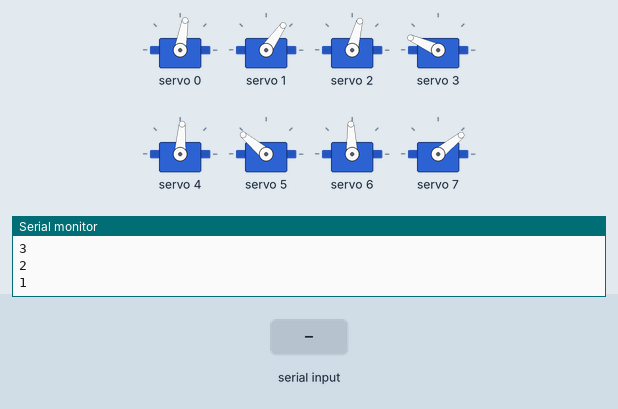
A sketch run on a simulated ESP32. Parts: 8 × servo, the last lines printed to the serial monitor. Inputs (shaded band) come from the test bench.

Above: at 12.2 s.
12.3 s: "2" received over Serial
At 13.3 s:
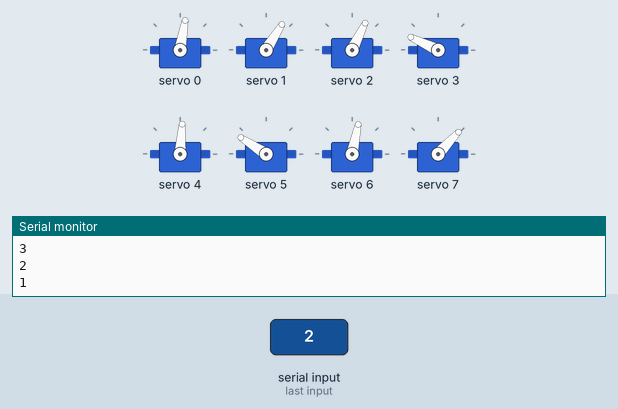
At 13.72 s:
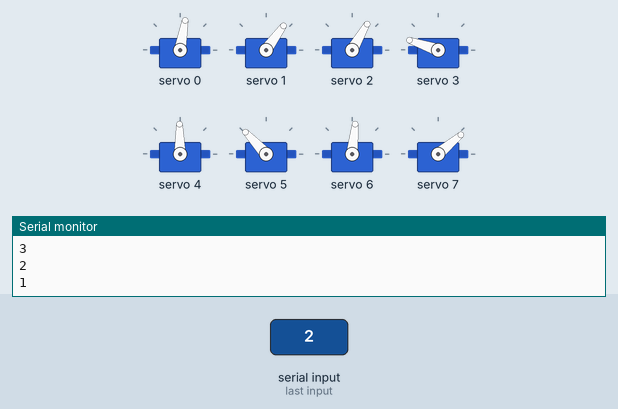
15.3 s: "1" received over Serial
18.3 s: "0" received over Serial
At 19.4 s:
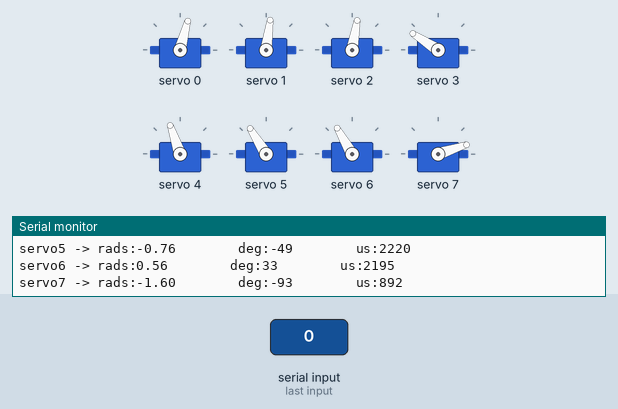
Timing chart, 0 to 21.3 s (numbered marks = the images above; inputs shaded):
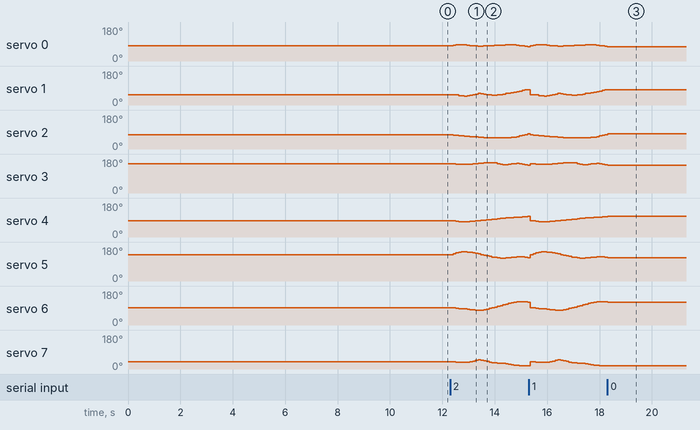

The sketch:

2D_SS_lift_cost_10.ino
```cpp
// HOW TO:
// ------------------------------
// Serial input = 2 -> Steps through gait sequence once and stops at the end.
// Serial input = 1 -> Steps through gait sequence in a loop.
// Serial input = 0 -> Stops infinite loop at the node where it is at that moment

//Gait template
#include <Wire.h>
#include <Adafruit_PWMServoDriver.h>

Adafruit_PWMServoDriver pca9685 = Adafruit_PWMServoDriver();

#define SERVO_FREQ 300
#define SER0 0 //Hip 1
#define SER1 1 //Knee 1
#define SER2 2 //Hip 2
#define SER3 3 //Knee 2
#define SER4 4 //Hip 3
#define SER5 5 //Knee 3
#define SER6 6 //Hip 4
#define SER7 7 //Knee 4

// normal travel = 16.5 cm over 3 gaits
// left right swopped travel = 17cm over 3 gaits, 11 deg turn to left
// front back swopped travel =

// Insert servo angles here:
// For 3D gaits, these angles are obtained from linearisation.py
// For 2D gaits, these angles are obtained from 2D_trajectory_reader.py
float SS_servo0[] = {0.32277883, 0.2755763 , 0.21692904, 0.18634526, 0.18239162, 0.20756325, 0.25200672, 0.28786171, 0.31481241, 0.33629525, 0.35995506, 0.35657659, 0.34629368, 0.33808414, 0.31992628, 0.29642505, 0.27539715, 0.2576394 , 0.24181438, 0.23218506, 0.22213229, 0.203858  , 0.19829118, 0.21062881, 0.24360154, 0.28600253, 0.34012088, 0.39975041, 0.45965036, 0.51273783, 0.55935756, 0.60556751, 0.64915724, 0.68580263, 0.6989178 , 0.67701471, 0.6273424 , 0.55795745, 0.48158105, 0.41141905, 0.34613517};
float SS_servo1[] = {0.76923259, 0.7812891 , 0.83416281, 0.89739416, 0.9743512 , 1.00507156, 0.9323621 , 0.85669361, 0.78410595, 0.71428378, 0.64777226, 0.68557029, 0.75517144, 0.8076408 , 0.85265947, 0.87834606, 0.86902344, 0.83293202, 0.77895394, 0.70312619, 0.63378424, 0.58601181, 0.52845294, 0.47196567, 0.3963957 , 0.32508538, 0.24973743, 0.18436076, 0.13853291, 0.12135785, 0.13373309, 0.17075936, 0.23285175, 0.32070223, 0.42826746, 0.55222694, 0.66726093, 0.75589697, 0.80691159, 0.80839333, 0.77619278};
float SS_servo2[] = {-0.46448441, -0.49785806, -0.54378389, -0.58381651, -0.61667367, -0.64111882, -0.66153917, -0.68153877, -0.7043023 , -0.73009523, -0.76085356, -0.78605905, -0.80539082, -0.81747301, -0.82630791, -0.83210782, -0.83248166, -0.82834042, -0.8224335 , -0.80943071, -0.80890368, -0.8140316 , -0.79841238, -0.75414747, -0.68339209, -0.60144404, -0.52019161, -0.44150452, -0.36415145, -0.28673822, -0.21213502, -0.1493313 , -0.1037936 , -0.07446475, -0.09917619, -0.15730985, -0.21983582, -0.28453541, -0.34438494, -0.39804607, -0.44870547};
float SS_servo3[] = {1.48043628, 1.43603931, 1.38628453, 1.36052696, 1.36029145, 1.37577652, 1.38798447, 1.40251973, 1.42397943, 1.45161026, 1.49494115, 1.53403769, 1.57011045, 1.59394954, 1.5998385 , 1.58283185, 1.53794091, 1.47310588, 1.39540362, 1.3119367 , 1.3014415 , 1.35952766, 1.42325723, 1.48073306, 1.49804057, 1.46425489, 1.40085976, 1.3240152 , 1.25076918, 1.17964974, 1.13389279, 1.15627441, 1.22671838, 1.31578358, 1.43890179, 1.55291223, 1.62383605, 1.65160239, 1.63534942, 1.58355594, 1.5092895 };
float SS_servo4[] = { 0.19176424,  0.22569296,  0.2638546 ,  0.31350475,  0.34477078,  0.32491914,  0.30082353,  0.27359443,  0.24233721,  0.20656703,  0.17020304,  0.13892303,  0.11014601,  0.0813829 ,  0.04865212,  0.01121966, -0.02985608, -0.07392048, -0.11718396, -0.15587106, -0.18797584, -0.21480769, -0.23392911, -0.24671274, -0.257386  , -0.27429088, -0.29768444, -0.32992174, -0.37165507, -0.42450305, -0.45628059, -0.445854  , -0.41001714, -0.35162707, -0.28057801, -0.20848596, -0.13498973, -0.06227273,  0.01074136,  0.08861124,  0.16707284};
float SS_servo5[] = {-1.28640792, -1.38057729, -1.49031529, -1.58326739, -1.63035587, -1.6194653 , -1.59656453, -1.55777034, -1.50403576, -1.43575696, -1.3564148 , -1.28053244, -1.1981353 , -1.11290498, -1.0329027 , -0.96373762, -0.9094511 , -0.86425092, -0.83649683, -0.83090155, -0.84376028, -0.87553545, -0.9204127 , -0.9605359 , -0.99371018, -1.00431747, -0.98967257, -0.94443273, -0.86817861, -0.76184069, -0.71948889, -0.77817671, -0.83831516, -0.89393502, -0.94960391, -1.015024  , -1.09161448, -1.16416046, -1.20239797, -1.22672765, -1.26239028};
float SS_servo6[] = { 0.01581706, -0.02290972, -0.08104999, -0.12969664, -0.15144486, -0.14555477, -0.1687826 , -0.19987432, -0.23709918, -0.28234505, -0.30534394, -0.28202017, -0.23087608, -0.15779765, -0.07879161, -0.00213657,  0.0717757 ,  0.14651302,  0.22470215,  0.30437761,  0.38255007,  0.45909986,  0.52984321,  0.60008781,  0.64541227,  0.64347162,  0.6300267 ,  0.61162562,  0.58800154,  0.55871707,  0.5283528 ,  0.50185164,  0.47189844,  0.43652471,  0.39019046,  0.33419119,  0.27281294,  0.21124419,  0.14928336,  0.09299536,  0.03601035};
float SS_servo7[] = {-1.13056816, -1.16615514, -1.19492867, -1.21054932, -1.22165875, -1.22397958, -1.18880855, -1.12915192, -1.04811035, -0.9440226 , -0.90429646, -0.96969597, -1.03895622, -1.10725385, -1.1788936 , -1.25190416, -1.30613584, -1.32536363, -1.32979297, -1.33340503, -1.34785714, -1.41625277, -1.49650421, -1.5594309 , -1.60460742, -1.63628294, -1.64860348, -1.64772446, -1.63271299, -1.60436054, -1.56636606, -1.52044854, -1.44985958, -1.35711515, -1.25513848, -1.16508729, -1.09656405, -1.06047973, -1.04514416, -1.06714987, -1.11417552};

int node=0;
int first=0;
int input=0;
int end_time=0;
int time_step=100000;
int steps = sizeof(SS_servo0)/sizeof(SS_servo0[0]);
int one_print = 0;

// -------------------Joint configurations-------------------
int servo0=0;
int servo0_deg=0;
int servo1=0;
int servo1_deg=0;
int servo2=0;
int servo2_deg=0;
int servo3=0;
int servo3_deg=0;
int servo4=0;
int servo4_deg=0;
int servo5=0;
int servo5_deg=0;
int servo6=0;
int servo6_deg=0;
int servo7=0;
int servo7_deg=0;

void setup() {
  Serial.begin(115200);
  pca9685.begin();

  pca9685.setOscillatorFrequency(27000000); //Value between 24MHz and 27MHz, tuned for this setup
  pca9685.setPWMFreq(SERVO_FREQ);
  delay (1000);

  servo0_deg=SS_servo0[0]/3.14159265*180;
        servo0=map(servo0_deg,-38,90,2200,1030);
        servo1_deg=SS_servo1[0]/3.14159265*180;
        servo1=map(servo1_deg,-90,90,2600,950);
        servo2_deg=SS_servo2[0]/3.14159265*180;
        servo2=map(servo2_deg,-38,90,1510,2730);
        servo3_deg=SS_servo3[0]/3.14159265*180;
        servo3=map(servo3_deg,-90,90,1100,2700);
        servo4_deg=SS_servo4[0]/3.14159265*180;
        servo4=map(servo4_deg,-90,38,2700,1500);
        servo5_deg=SS_servo5[0]/3.14159265*180;
        servo5=map(servo5_deg,-90,90,2600,930);
        servo6_deg=SS_servo6[0]/3.14159265*180;
        servo6=map(servo6_deg,-90,38,850,2250);
        servo7_deg=SS_servo7[0]/3.14159265*180;
        servo7=map(servo7_deg,-90,90,920,2620);

        pca9685.setPWM(SER0,0,servo0);
        pca9685.setPWM(SER1,0,servo1);
        pca9685.setPWM(SER2,0,servo2);
        pca9685.setPWM(SER3,0,servo3);
        pca9685.setPWM(SER4,0,servo4);
        pca9685.setPWM(SER5,0,servo5);
        pca9685.setPWM(SER6,0,servo6);
        pca9685.setPWM(SER7,0,servo7);

        Serial.print("Node:");
        Serial.println(node);
        Serial.print("servo0 -> rads:");
        Serial.print(SS_servo0[node]);
        Serial.print("        deg:");
        Serial.print(servo0_deg);
        Serial.print("        us:");
        Serial.println(servo0);
        Serial.print("servo1 -> rads:");
        Serial.print(SS_servo1[node]);
        Serial.print("        deg:");
        Serial.print(servo1_deg);
        Serial.print("        us:");
        Serial.println(servo1);
        Serial.print("servo2 -> rads:");
        Serial.print(SS_servo2[node]);
        Serial.print("        deg:");
        Serial.print(servo2_deg);
        Serial.print("        us:");
        Serial.println(servo2);
        Serial.print("servo3 -> rads:");
        Serial.print(SS_servo3[node]);
        Serial.print("        deg:");
        Serial.print(servo3_deg);
        Serial.print("        us:");
        Serial.println(servo3);
        Serial.print("servo4 -> rads:");
        Serial.print(SS_servo4[node]);
        Serial.print("        deg:");
        Serial.print(servo4_deg);
        Serial.print("        us:");
        Serial.println(servo4);
        Serial.print("servo5 -> rads:");
        Serial.print(SS_servo5[node]);
        Serial.print("        deg:");
        Serial.print(servo5_deg);
        Serial.print("        us:");
        Serial.println(servo5);
        Serial.print("servo6 -> rads:");
        Serial.print(SS_servo6[node]);
        Serial.print("        deg:");
        Serial.print(servo6_deg);
        Serial.print("        us:");
        Serial.println(servo6);
        Serial.print("servo7 -> rads:");
        Serial.print(SS_servo7[node]);
        Serial.print("        deg:");
        Serial.print(servo7_deg);
        Serial.print("        us:");
        Serial.println(servo7);

        Serial.println("10");
        delay(1000);
        Serial.println("9");
        delay(1000);
        Serial.println("8");
        delay(1000);
        Serial.println("7");
        delay(1000);
        Serial.println("6");
        delay(1000);
        Serial.println("5");
        delay(1000);
        Serial.println("4");
        delay(1000);
        Serial.println("3");
        delay(1000);
        Serial.println("2");
        delay(1000);
        Serial.println("1");
        delay(1000);

}

void loop()
{
  if(Serial.available()>0)
  {
    first=Serial.read();
    if(first=='2')
    {
      input=2;
      node=0;
      one_print=1;
    }
    if(first=='1')
    {
      input=1;
      node=0;
      one_print=1;
    }
    if(first=='0')
    {
      input=0;
    }
  }
  if(input==1 or input==2)
  {
      if(esp_timer_get_time()>=end_time)
      {
        servo0_deg=SS_servo0[node]/3.14159265*180;
        servo0=map(servo0_deg,-38,90,2200,1030);
        servo1_deg=SS_servo1[node]/3.14159265*180;
        servo1=map(servo1_deg,-90,90,2600,950);
        servo2_deg=SS_servo2[node]/3.14159265*180;
        servo2=map(servo2_deg,-38,90,1510,2730);
        servo3_deg=SS_servo3[node]/3.14159265*180;
        servo3=map(servo3_deg,-90,90,1100,2700);
        servo4_deg=SS_servo4[node]/3.14159265*180;
        servo4=map(servo4_deg,-90,38,2700,1500);
        servo5_deg=SS_servo5[node]/3.14159265*180;
        servo5=map(servo5_deg,-90,90,2600,930);
        servo6_deg=SS_servo6[node]/3.14159265*180;
        servo6=map(servo6_deg,-90,38,850,2250);
        servo7_deg=SS_servo7[node]/3.14159265*180;
        servo7=map(servo7_deg,-90,90,920,2620);

        pca9685.setPWM(SER0,0,servo0);
        pca9685.setPWM(SER1,0,servo1);
        pca9685.setPWM(SER2,0,servo2);
        pca9685.setPWM(SER3,0,servo3);
        pca9685.setPWM(SER4,0,servo4);
        pca9685.setPWM(SER5,0,servo5);
        pca9685.setPWM(SER6,0,servo6);
        pca9685.setPWM(SER7,0,servo7);

        node+=1;
        if(node>=steps and input==1)
        {
          Serial.print("Input:");
          Serial.println(input);
          node=0;
        }
        if(node>=steps and input==2)
        {
          Serial.print("Input:");
          Serial.println(input);
          input=0;
        }
         end_time=esp_timer_get_time()+time_step;
      }
   }

  if(input == 0)
  {
        pca9685.setPWM(SER0,0,servo0);
        pca9685.setPWM(SER1,0,servo1);
        pca9685.setPWM(SER2,0,servo2);
        pca9685.setPWM(SER3,0,servo3);
        pca9685.setPWM(SER4,0,servo4);
        pca9685.setPWM(SER5,0,servo5);
        pca9685.setPWM(SER6,0,servo6);
        pca9685.setPWM(SER7,0,servo7);

        if(one_print==1)
        {
          Serial.print("Input:");
          Serial.println(input);
          Serial.print("Node:");
          Serial.println(node);
          Serial.print("servo0 -> rads:");
          Serial.print(SS_servo0[node]);
          Serial.print("        deg:");
          Serial.print(servo0_deg);
          Serial.print("        us:");
          Serial.println(servo0);
          Serial.print("servo1 -> rads:");
          Serial.print(SS_servo1[node]);
          Serial.print("        deg:");
          Serial.print(servo1_deg);
          Serial.print("        us:");
          Serial.println(servo1);
          Serial.print("servo2 -> rads:");
          Serial.print(SS_servo2[node]);
          Serial.print("        deg:");
          Serial.print(servo2_deg);
          Serial.print("        us:");
          Serial.println(servo2);
          Serial.print("servo3 -> rads:");
          Serial.print(SS_servo3[node]);
          Serial.print("        deg:");
          Serial.print(servo3_deg);
          Serial.print("        us:");
          Serial.println(servo3);
          Serial.print("servo4 -> rads:");
          Serial.print(SS_servo4[node]);
          Serial.print("        deg:");
          Serial.print(servo4_deg);
          Serial.print("        us:");
          Serial.println(servo4);
          Serial.print("servo5 -> rads:");
          Serial.print(SS_servo5[node]);
          Serial.print("        deg:");
          Serial.print(servo5_deg);
          Serial.print("        us:");
          Serial.println(servo5);
          Serial.print("servo6 -> rads:");
          Serial.print(SS_servo6[node]);
          Serial.print("        deg:");
          Serial.print(servo6_deg);
          Serial.print("        us:");
          Serial.println(servo6);
          Serial.print("servo7 -> rads:");
          Serial.print(SS_servo7[node]);
          Serial.print("        deg:");
          Serial.print(servo7_deg);
          Serial.print("        us:");
          Serial.println(servo7);
          one_print=0;
        }

  }
}
```

Measured:
- after the input at 18.3 s, servo 0: goes on until 18.3 s, then stays 75°; servo 1: goes on until 18.3 s, then stays 82°; servo 2: goes on until 18.3 s, then stays 80°; servo 3: goes on until 18.3 s, then stays 147°; servo 4: goes on until 18.3 s, then stays 109°
